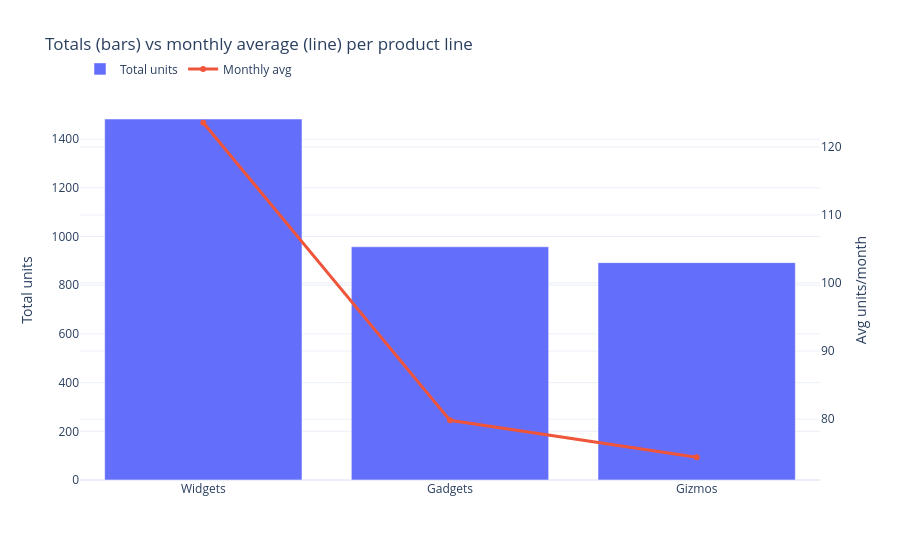

Here is the notebook cell this chart was saved with:
### Markdown cell above
### Example 2 — Graph Objects: compose traces by hand

When Express doesn't expose what you need (here: a bar trace and a line trace on the *same* axes,
a dual encoding), drop to `go`. You build each trace explicitly and assemble them into a figure.

### Code cell
totals = sales_df.groupby("line", sort=False)["sales"].sum()
avg = sales_df.groupby("line", sort=False)["sales"].mean()

fig2 = go.Figure()
fig2.add_trace(go.Bar(x=totals.index, y=totals.values, name="Total units",
                      marker_color="#636EFA"))
fig2.add_trace(go.Scatter(x=avg.index, y=avg.values, name="Monthly avg",
                          mode="lines+markers", yaxis="y2",
                          line=dict(color="#EF553B", width=3)))
fig2.update_layout(
    title="Totals (bars) vs monthly average (line) per product line",
    yaxis=dict(title="Total units"),
    yaxis2=dict(title="Avg units/month", overlaying="y", side="right"),
    legend=dict(orientation="h", y=1.12),
)

print("traces:", [t.type for t in fig2.data])
fig2

### Figure 1 — Plotly figure (JSON) as saved in the notebook; plotly's stock layout.template omitted (floating-point values rounded to 4 significant figures)
{"data": [{"marker": {"color": "#636EFA"}, "name": "Total units", "type": "bar", "x": ["Widgets", "Gadgets", "Gizmos"], "y": [1483.0, 957.9, 892.8]}, {"line": {"color": "#EF553B", "width": 3}, "mode": "lines+markers", "name": "Monthly avg", "type": "scatter", "x": ["Widgets", "Gadgets", "Gizmos"], "y": [123.6, 79.83, 74.4], "yaxis": "y2"}], "layout": {"legend": {"orientation": "h", "y": 1.12}, "title": {"text": "Totals (bars) vs monthly average (line) per product line"}, "yaxis": {"title": {"text": "Total units"}}, "yaxis2": {"overlaying": "y", "side": "right", "title": {"text": "Avg units/month"}}}}
